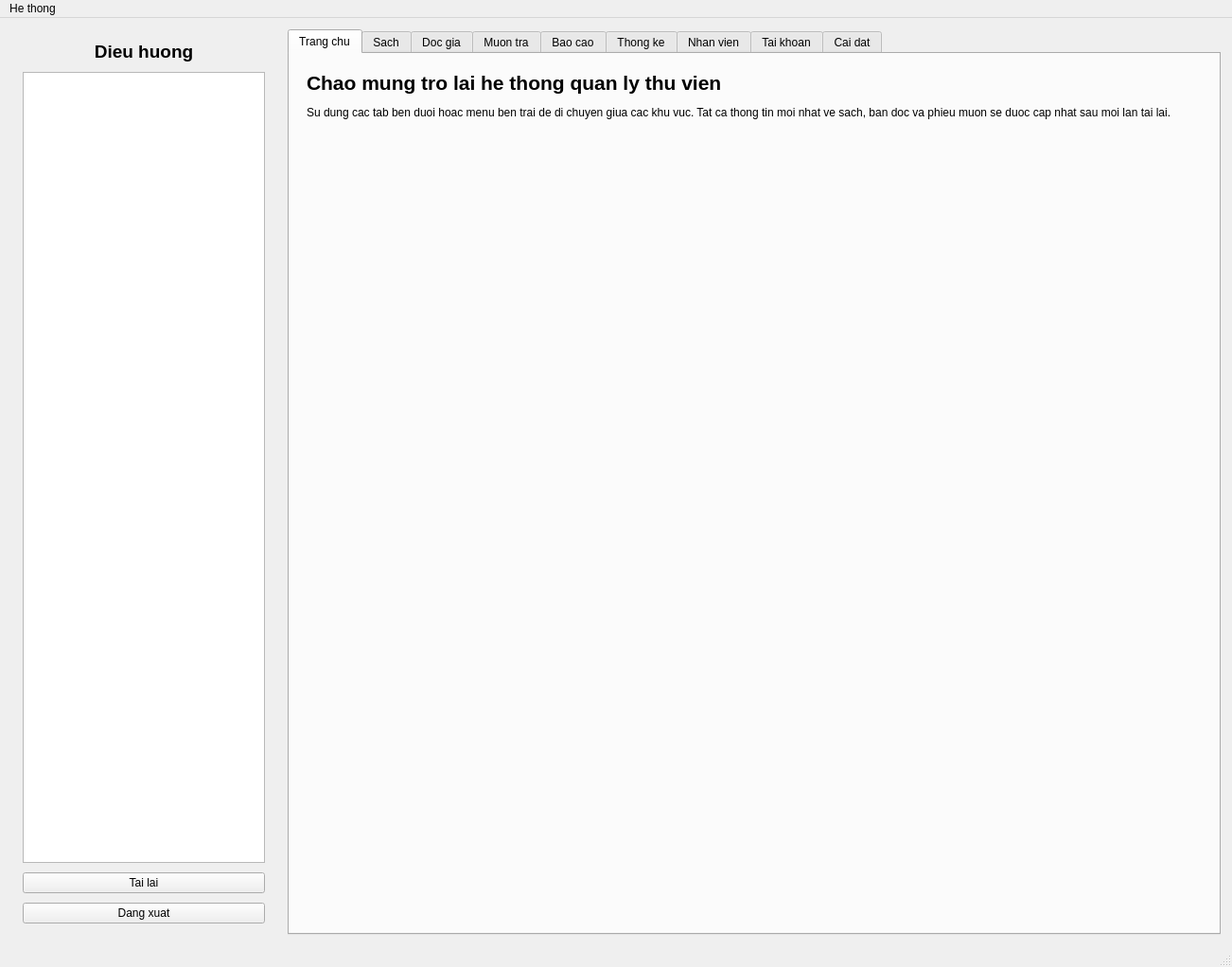
<?xml version="1.0" encoding="UTF-8"?>
<ui version="4.0">
 <class>MainWindow</class>
 <widget class="QMainWindow" name="MainWindow">
  <property name="geometry">
   <rect>
    <x>0</x>
    <y>0</y>
    <width>1302</width>
    <height>1022</height>
   </rect>
  </property>
  <property name="minimumSize">
   <size>
    <width>800</width>
    <height>600</height>
   </size>
  </property>
  <property name="windowTitle">
   <string>HE THONG CHO THUE TRUYEN VA SACH PBL2</string>
  </property>
  <widget class="QWidget" name="centralwidget">
   <layout class="QHBoxLayout" name="centralLayout">
    <property name="spacing">
     <number>12</number>
    </property>
    <property name="leftMargin">
     <number>12</number>
    </property>
    <property name="topMargin">
     <number>12</number>
    </property>
    <property name="rightMargin">
     <number>12</number>
    </property>
    <property name="bottomMargin">
     <number>12</number>
    </property>
    <item>
     <widget class="QFrame" name="navigationPanel">
      <property name="sizePolicy">
       <sizepolicy hsizetype="Fixed" vsizetype="Expanding">
        <horstretch>0</horstretch>
        <verstretch>0</verstretch>
       </sizepolicy>
      </property>
      <property name="frameShape">
       <enum>QFrame::Shape::NoFrame</enum>
      </property>
      <property name="frameShadow">
       <enum>QFrame::Shadow::Plain</enum>
      </property>
      <layout class="QVBoxLayout" name="navigationLayout">
       <property name="spacing">
        <number>10</number>
       </property>
       <property name="leftMargin">
        <number>12</number>
       </property>
       <property name="topMargin">
        <number>12</number>
       </property>
       <property name="rightMargin">
        <number>12</number>
       </property>
       <property name="bottomMargin">
        <number>12</number>
       </property>
       <item>
        <widget class="QLabel" name="navigationTitle">
         <property name="font">
          <font>
           <pointsize>14</pointsize>
           <bold>true</bold>
          </font>
         </property>
         <property name="text">
          <string>Dieu huong</string>
         </property>
         <property name="alignment">
          <set>Qt::AlignmentFlag::AlignCenter</set>
         </property>
        </widget>
       </item>
       <item>
        <widget class="QListWidget" name="navigationList">
         <property name="sizePolicy">
          <sizepolicy hsizetype="Expanding" vsizetype="Expanding">
           <horstretch>0</horstretch>
           <verstretch>0</verstretch>
          </sizepolicy>
         </property>
        </widget>
       </item>
       <item>
        <widget class="QPushButton" name="refreshButton">
         <property name="sizePolicy">
          <sizepolicy hsizetype="Expanding" vsizetype="Fixed">
           <horstretch>0</horstretch>
           <verstretch>0</verstretch>
          </sizepolicy>
         </property>
         <property name="text">
          <string>Tai lai</string>
         </property>
        </widget>
       </item>
       <item>
        <widget class="QPushButton" name="logoutButton">
         <property name="sizePolicy">
          <sizepolicy hsizetype="Expanding" vsizetype="Fixed">
           <horstretch>0</horstretch>
           <verstretch>0</verstretch>
          </sizepolicy>
         </property>
         <property name="text">
          <string>Dang xuat</string>
         </property>
        </widget>
       </item>
      </layout>
     </widget>
    </item>
    <item>
     <widget class="QTabWidget" name="tabs">
      <property name="currentIndex">
       <number>0</number>
      </property>
      <widget class="QWidget" name="homeTab">
       <attribute name="title">
        <string>Trang chu</string>
       </attribute>
       <layout class="QVBoxLayout" name="homeTabLayout">
        <property name="spacing">
         <number>12</number>
        </property>
        <property name="leftMargin">
         <number>18</number>
        </property>
        <property name="topMargin">
         <number>18</number>
        </property>
        <property name="rightMargin">
         <number>18</number>
        </property>
        <property name="bottomMargin">
         <number>18</number>
        </property>
        <item>
         <widget class="QLabel" name="homeTitleLabel">
          <property name="font">
           <font>
            <pointsize>16</pointsize>
            <bold>true</bold>
           </font>
          </property>
          <property name="text">
           <string>Chao mung tro lai he thong quan ly thu vien</string>
          </property>
         </widget>
        </item>
        <item>
         <widget class="QLabel" name="homeHintLabel">
          <property name="text">
           <string>Su dung cac tab ben duoi hoac menu ben trai de di chuyen giua cac khu vuc. Tat ca thong tin moi nhat ve sach, ban doc va phieu muon se duoc cap nhat sau moi lan tai lai.</string>
          </property>
          <property name="wordWrap">
           <bool>true</bool>
          </property>
         </widget>
        </item>
        <item>
         <spacer name="homeSpacer">
          <property name="orientation">
           <enum>Qt::Orientation::Vertical</enum>
          </property>
          <property name="sizeHint" stdset="0">
           <size>
            <width>20</width>
            <height>40</height>
           </size>
          </property>
         </spacer>
        </item>
       </layout>
      </widget>
      <widget class="QWidget" name="booksTab">
       <attribute name="title">
        <string>Sach</string>
       </attribute>
       <layout class="QVBoxLayout" name="booksTabLayout">
        <property name="spacing">
         <number>12</number>
        </property>
        <property name="leftMargin">
         <number>18</number>
        </property>
        <property name="topMargin">
         <number>18</number>
        </property>
        <property name="rightMargin">
         <number>18</number>
        </property>
        <property name="bottomMargin">
         <number>18</number>
        </property>
        <item>
         <widget class="QGroupBox" name="booksFilterGroup">
          <property name="title">
           <string>Bo loc</string>
          </property>
          <layout class="QVBoxLayout" name="booksFilterLayout">
           <property name="spacing">
            <number>10</number>
           </property>
           <property name="leftMargin">
            <number>18</number>
           </property>
           <property name="topMargin">
            <number>18</number>
           </property>
           <property name="rightMargin">
            <number>18</number>
           </property>
           <property name="bottomMargin">
            <number>18</number>
           </property>
           <item>
            <layout class="QHBoxLayout" name="booksFilterRow">
             <property name="spacing">
              <number>10</number>
             </property>
             <item>
              <widget class="QLineEdit" name="bookSearchEdit">
               <property name="placeholderText">
                <string>Tim theo tieu de, tac gia, the loai hoac nha xuat ban</string>
               </property>
              </widget>
             </item>
             <item>
              <widget class="QComboBox" name="bookStatusFilter"/>
             </item>
             <item>
              <widget class="QPushButton" name="bookFilterButton">
               <property name="text">
                <string>Loc</string>
               </property>
              </widget>
             </item>
            </layout>
           </item>
          </layout>
         </widget>
        </item>
        <item>
         <widget class="QListWidget" name="booksList"/>
        </item>
        <item>
         <widget class="QGroupBox" name="booksActionsGroup">
          <property name="title">
           <string>Tac vu</string>
          </property>
          <layout class="QHBoxLayout" name="booksActionsLayout">
           <property name="spacing">
            <number>12</number>
           </property>
           <property name="leftMargin">
            <number>18</number>
           </property>
           <property name="topMargin">
            <number>18</number>
           </property>
           <property name="rightMargin">
            <number>18</number>
           </property>
           <property name="bottomMargin">
            <number>18</number>
           </property>
           <item>
            <widget class="QPushButton" name="addBookButton">
             <property name="text">
              <string>Them sach</string>
             </property>
            </widget>
           </item>
           <item>
            <widget class="QPushButton" name="editBookButton">
             <property name="text">
              <string>Cap nhat</string>
             </property>
            </widget>
           </item>
           <item>
            <widget class="QPushButton" name="deleteBookButton">
             <property name="text">
              <string>Xoa sach</string>
             </property>
            </widget>
           </item>
           <item>
            <widget class="QPushButton" name="restockBookButton">
             <property name="text">
              <string>Nhap hang</string>
             </property>
            </widget>
           </item>
           <item>
            <spacer name="booksActionsSpacer">
             <property name="orientation">
              <enum>Qt::Orientation::Horizontal</enum>
             </property>
             <property name="sizeHint" stdset="0">
              <size>
               <width>40</width>
               <height>20</height>
              </size>
             </property>
            </spacer>
           </item>
          </layout>
         </widget>
        </item>
       </layout>
      </widget>
      <widget class="QWidget" name="readersTab">
       <attribute name="title">
        <string>Doc gia</string>
       </attribute>
       <layout class="QVBoxLayout" name="readersTabLayout">
        <property name="spacing">
         <number>12</number>
        </property>
        <property name="leftMargin">
         <number>18</number>
        </property>
        <property name="topMargin">
         <number>18</number>
        </property>
        <property name="rightMargin">
         <number>18</number>
        </property>
        <property name="bottomMargin">
         <number>18</number>
        </property>
        <item>
         <widget class="QGroupBox" name="readersFilterGroup">
          <property name="title">
           <string>Bo loc</string>
          </property>
          <layout class="QHBoxLayout" name="readersFilterLayout">
           <property name="spacing">
            <number>10</number>
           </property>
           <property name="leftMargin">
            <number>18</number>
           </property>
           <property name="topMargin">
            <number>18</number>
           </property>
           <property name="rightMargin">
            <number>18</number>
           </property>
           <property name="bottomMargin">
            <number>18</number>
           </property>
           <item>
            <widget class="QLineEdit" name="readerSearchEdit">
             <property name="placeholderText">
              <string>Tim doc gia theo ten, ma doc gia, email hoac so dien thoai</string>
             </property>
            </widget>
           </item>
           <item>
            <widget class="QComboBox" name="readerStatusFilter"/>
           </item>
           <item>
            <widget class="QPushButton" name="readerFilterButton">
             <property name="text">
              <string>Loc</string>
             </property>
            </widget>
           </item>
          </layout>
         </widget>
        </item>
        <item>
         <widget class="QListWidget" name="readersList"/>
        </item>
        <item>
         <widget class="QGroupBox" name="readersActionsGroup">
          <property name="title">
           <string>Tac vu</string>
          </property>
          <layout class="QHBoxLayout" name="readersActionsLayout">
           <property name="spacing">
            <number>12</number>
           </property>
           <property name="leftMargin">
            <number>18</number>
           </property>
           <property name="topMargin">
            <number>18</number>
           </property>
           <property name="rightMargin">
            <number>18</number>
           </property>
           <property name="bottomMargin">
            <number>18</number>
           </property>
           <item>
            <widget class="QPushButton" name="addReaderButton">
             <property name="text">
              <string>Them doc gia</string>
             </property>
            </widget>
           </item>
           <item>
            <widget class="QPushButton" name="editReaderButton">
             <property name="text">
              <string>Cap nhat</string>
             </property>
            </widget>
           </item>
           <item>
            <widget class="QPushButton" name="toggleReaderStatusButton">
             <property name="text">
              <string>Tam khoa / Mo khoa</string>
             </property>
            </widget>
           </item>
           <item>
            <widget class="QPushButton" name="deleteReaderButton">
             <property name="text">
              <string>Xoa</string>
             </property>
            </widget>
           </item>
           <item>
            <spacer name="readersActionsSpacer">
             <property name="orientation">
              <enum>Qt::Orientation::Horizontal</enum>
             </property>
             <property name="sizeHint" stdset="0">
              <size>
               <width>40</width>
               <height>20</height>
              </size>
             </property>
            </spacer>
           </item>
          </layout>
         </widget>
        </item>
       </layout>
      </widget>
      <widget class="QWidget" name="loansTab">
       <attribute name="title">
        <string>Muon tra</string>
       </attribute>
       <layout class="QVBoxLayout" name="loansTabLayout">
        <property name="spacing">
         <number>12</number>
        </property>
        <property name="leftMargin">
         <number>18</number>
        </property>
        <property name="topMargin">
         <number>18</number>
        </property>
        <property name="rightMargin">
         <number>18</number>
        </property>
        <property name="bottomMargin">
         <number>18</number>
        </property>
        <item>
         <widget class="QGroupBox" name="loansFilterGroup">
          <property name="title">
           <string>Bo loc</string>
          </property>
          <layout class="QGridLayout" name="loansFilterLayout">
           <property name="leftMargin">
            <number>18</number>
           </property>
           <property name="topMargin">
            <number>18</number>
           </property>
           <property name="rightMargin">
            <number>18</number>
           </property>
           <property name="bottomMargin">
            <number>18</number>
           </property>
           <property name="spacing">
            <number>10</number>
           </property>
           <item row="0" column="0">
            <widget class="QLineEdit" name="loanSearchEdit">
             <property name="placeholderText">
              <string>Tim theo ma muon, ma doc gia hoac ma sach</string>
             </property>
            </widget>
           </item>
           <item row="0" column="1">
            <widget class="QComboBox" name="loanStatusFilter"/>
           </item>
           <item row="0" column="2">
            <widget class="QPushButton" name="loanFilterButton">
             <property name="text">
              <string>Loc</string>
             </property>
            </widget>
           </item>
          </layout>
         </widget>
        </item>
        <item>
         <widget class="QListWidget" name="loansList"/>
        </item>
        <item>
         <widget class="QGroupBox" name="loansActionsGroup">
          <property name="title">
           <string>Tac vu</string>
          </property>
          <layout class="QHBoxLayout" name="loansActionsLayout">
           <property name="spacing">
            <number>12</number>
           </property>
           <property name="leftMargin">
            <number>18</number>
           </property>
           <property name="topMargin">
            <number>18</number>
           </property>
           <property name="rightMargin">
            <number>18</number>
           </property>
           <property name="bottomMargin">
            <number>18</number>
           </property>
           <item>
            <widget class="QPushButton" name="newLoanButton">
             <property name="text">
              <string>Lap phieu muon</string>
             </property>
            </widget>
           </item>
           <item>
            <widget class="QPushButton" name="returnLoanButton">
             <property name="text">
              <string>Danh dau da tra</string>
             </property>
            </widget>
           </item>
           <item>
            <widget class="QPushButton" name="extendLoanButton">
             <property name="text">
              <string>Gia han</string>
             </property>
            </widget>
           </item>
           <item>
            <widget class="QPushButton" name="lostLoanButton">
             <property name="text">
              <string>Mat sach</string>
             </property>
            </widget>
           </item>
           <item>
            <widget class="QPushButton" name="damageLoanButton">
             <property name="text">
              <string>Hu hong</string>
             </property>
            </widget>
           </item>
           <item>
            <widget class="QPushButton" name="deleteLoanButton">
             <property name="text">
              <string>Huy phieu</string>
             </property>
            </widget>
           </item>
           <item>
            <spacer name="loansActionsSpacer">
             <property name="orientation">
              <enum>Qt::Orientation::Horizontal</enum>
             </property>
             <property name="sizeHint" stdset="0">
              <size>
               <width>40</width>
               <height>20</height>
              </size>
             </property>
            </spacer>
           </item>
          </layout>
         </widget>
        </item>
       </layout>
      </widget>
      <widget class="QWidget" name="reportsTab">
       <attribute name="title">
        <string>Bao cao</string>
       </attribute>
       <layout class="QVBoxLayout" name="reportsTabLayout">
        <property name="spacing">
         <number>12</number>
        </property>
        <property name="leftMargin">
         <number>18</number>
        </property>
        <property name="topMargin">
         <number>18</number>
        </property>
        <property name="rightMargin">
         <number>18</number>
        </property>
        <property name="bottomMargin">
         <number>18</number>
        </property>
        <item>
         <widget class="QGroupBox" name="reportsFilterGroup">
          <property name="title">
           <string>Bo loc</string>
          </property>
          <layout class="QGridLayout" name="reportsFilterLayout">
           <property name="leftMargin">
            <number>18</number>
           </property>
           <property name="topMargin">
            <number>18</number>
           </property>
           <property name="rightMargin">
            <number>18</number>
           </property>
           <property name="bottomMargin">
            <number>18</number>
           </property>
           <property name="spacing">
            <number>12</number>
           </property>
           <item row="0" column="0">
            <widget class="QLineEdit" name="reportStaffFilter">
             <property name="placeholderText">
              <string>Tim theo nhan vien xu ly</string>
             </property>
            </widget>
           </item>
           <item row="0" column="1">
            <widget class="QDateEdit" name="reportFromFilter">
             <property name="calendarPopup">
              <bool>true</bool>
             </property>
            </widget>
           </item>
           <item row="0" column="2">
            <widget class="QDateEdit" name="reportToFilter">
             <property name="calendarPopup">
              <bool>true</bool>
             </property>
            </widget>
           </item>
           <item row="0" column="3">
            <widget class="QPushButton" name="reportApplyButton">
             <property name="text">
              <string>Ap dung</string>
             </property>
            </widget>
           </item>
           <item row="0" column="4">
            <widget class="QPushButton" name="reportClearButton">
             <property name="text">
              <string>Xoa loc</string>
             </property>
            </widget>
           </item>
          </layout>
         </widget>
        </item>
        <item>
         <widget class="QListWidget" name="reportsList"/>
        </item>
        <item>
         <widget class="QGroupBox" name="reportsActionsGroup">
          <property name="title">
           <string>Tac vu</string>
          </property>
          <layout class="QHBoxLayout" name="reportsActionsLayout">
           <property name="spacing">
            <number>12</number>
           </property>
           <property name="leftMargin">
            <number>18</number>
           </property>
           <property name="topMargin">
            <number>18</number>
           </property>
           <property name="rightMargin">
            <number>18</number>
           </property>
           <property name="bottomMargin">
            <number>18</number>
           </property>
           <item>
            <widget class="QPushButton" name="submitReportButton">
             <property name="text">
              <string>Lap yeu cau</string>
             </property>
            </widget>
           </item>
           <item>
            <widget class="QPushButton" name="approveReportButton">
             <property name="text">
              <string>Duyet</string>
             </property>
            </widget>
           </item>
           <item>
            <widget class="QPushButton" name="rejectReportButton">
             <property name="text">
              <string>Tu choi</string>
             </property>
            </widget>
           </item>
           <item>
            <spacer name="reportsActionsSpacer">
             <property name="orientation">
              <enum>Qt::Orientation::Horizontal</enum>
             </property>
             <property name="sizeHint" stdset="0">
              <size>
               <width>40</width>
               <height>20</height>
              </size>
             </property>
            </spacer>
           </item>
          </layout>
         </widget>
        </item>
       </layout>
      </widget>
      <widget class="QWidget" name="statsTab">
       <attribute name="title">
        <string>Thong ke</string>
       </attribute>
       <layout class="QVBoxLayout" name="statsTabOuterLayout">
        <property name="spacing">
         <number>0</number>
        </property>
        <property name="leftMargin">
         <number>0</number>
        </property>
        <property name="topMargin">
         <number>0</number>
        </property>
        <property name="rightMargin">
         <number>0</number>
        </property>
        <property name="bottomMargin">
         <number>0</number>
        </property>
        <item>
         <widget class="QScrollArea" name="statsScrollArea">
          <property name="frameShape">
           <enum>QFrame::Shape::NoFrame</enum>
          </property>
          <property name="widgetResizable">
           <bool>true</bool>
          </property>
          <widget class="QWidget" name="statsScrollContent">
           <property name="geometry">
            <rect>
             <x>0</x>
             <y>0</y>
             <width>991</width>
             <height>822</height>
            </rect>
           </property>
           <layout class="QVBoxLayout" name="statsTabLayout">
            <property name="spacing">
             <number>10</number>
            </property>
            <property name="leftMargin">
             <number>12</number>
            </property>
            <property name="topMargin">
             <number>12</number>
            </property>
            <property name="rightMargin">
             <number>12</number>
            </property>
            <property name="bottomMargin">
             <number>12</number>
            </property>
            <item>
             <widget class="QGroupBox" name="statsFilterGroup">
              <property name="sizePolicy">
               <sizepolicy hsizetype="Expanding" vsizetype="Maximum">
                <horstretch>0</horstretch>
                <verstretch>0</verstretch>
               </sizepolicy>
              </property>
              <property name="title">
               <string>Bo loc</string>
              </property>
              <layout class="QHBoxLayout" name="statsFilterLayout">
               <property name="spacing">
                <number>12</number>
               </property>
               <item>
                <widget class="QLabel" name="timePeriodLabel">
                 <property name="font">
                  <font>
                   <pointsize>11</pointsize>
                   <bold>true</bold>
                  </font>
                 </property>
                 <property name="text">
                  <string>Thoi gian:</string>
                 </property>
                </widget>
               </item>
               <item>
                <widget class="QComboBox" name="timePeriodCombo">
                 <property name="minimumSize">
                  <size>
                   <width>150</width>
                   <height>0</height>
                  </size>
                 </property>
                 <item>
                  <property name="text">
                   <string>Tuan nay</string>
                  </property>
                 </item>
                 <item>
                  <property name="text">
                   <string>Thang nay</string>
                  </property>
                 </item>
                 <item>
                  <property name="text">
                   <string>Nam nay</string>
                  </property>
                 </item>
                 <item>
                  <property name="text">
                   <string>Tat ca</string>
                  </property>
                 </item>
                </widget>
               </item>
               <item>
                <widget class="QPushButton" name="applyFilterButton">
                 <property name="text">
                  <string>Ap dung</string>
                 </property>
                </widget>
               </item>
               <item>
                <spacer>
                 <property name="orientation">
                  <enum>Qt::Orientation::Horizontal</enum>
                 </property>
                 <property name="sizeHint" stdset="0">
                  <size>
                   <width>40</width>
                   <height>20</height>
                  </size>
                 </property>
                </spacer>
               </item>
              </layout>
             </widget>
            </item>
           </layout>
          </widget>
         </widget>
        </item>
       </layout>
      </widget>
      <widget class="QWidget" name="staffsTab">
       <attribute name="title">
        <string>Nhan vien</string>
       </attribute>
       <layout class="QVBoxLayout" name="staffsTabLayout">
        <property name="spacing">
         <number>12</number>
        </property>
        <property name="leftMargin">
         <number>18</number>
        </property>
        <property name="topMargin">
         <number>18</number>
        </property>
        <property name="rightMargin">
         <number>18</number>
        </property>
        <property name="bottomMargin">
         <number>18</number>
        </property>
        <item>
         <widget class="QGroupBox" name="staffsFilterGroup">
          <property name="title">
           <string>Bo loc</string>
          </property>
          <layout class="QHBoxLayout" name="staffsFilterLayout">
           <property name="spacing">
            <number>10</number>
           </property>
           <property name="leftMargin">
            <number>18</number>
           </property>
           <property name="topMargin">
            <number>18</number>
           </property>
           <property name="rightMargin">
            <number>18</number>
           </property>
           <property name="bottomMargin">
            <number>18</number>
           </property>
           <item>
            <widget class="QLineEdit" name="staffSearchEdit">
             <property name="placeholderText">
              <string>Tim nhan vien theo ten, ma nhan vien hoac chuc vu</string>
             </property>
            </widget>
           </item>
           <item>
            <widget class="QComboBox" name="staffStatusFilter"/>
           </item>
           <item>
            <widget class="QPushButton" name="staffFilterButton">
             <property name="text">
              <string>Loc</string>
             </property>
            </widget>
           </item>
          </layout>
         </widget>
        </item>
        <item>
         <widget class="QListWidget" name="staffsList"/>
        </item>
        <item>
         <widget class="QGroupBox" name="staffsActionsGroup">
          <property name="title">
           <string>Tac vu</string>
          </property>
          <layout class="QHBoxLayout" name="staffsActionsLayout">
           <property name="spacing">
            <number>12</number>
           </property>
           <property name="leftMargin">
            <number>18</number>
           </property>
           <property name="topMargin">
            <number>18</number>
           </property>
           <property name="rightMargin">
            <number>18</number>
           </property>
           <property name="bottomMargin">
            <number>18</number>
           </property>
           <item>
            <widget class="QPushButton" name="addStaffButton">
             <property name="text">
              <string>Them nhan vien</string>
             </property>
            </widget>
           </item>
           <item>
            <widget class="QPushButton" name="editStaffButton">
             <property name="text">
              <string>Cap nhat</string>
             </property>
            </widget>
           </item>
           <item>
            <widget class="QPushButton" name="deleteStaffButton">
             <property name="text">
              <string>Xoa</string>
             </property>
            </widget>
           </item>
           <item>
            <widget class="QPushButton" name="toggleStaffStatusButton">
             <property name="text">
              <string>Chuyen trang thai</string>
             </property>
            </widget>
           </item>
           <item>
            <spacer name="staffsActionsSpacer">
             <property name="orientation">
              <enum>Qt::Orientation::Horizontal</enum>
             </property>
             <property name="sizeHint" stdset="0">
              <size>
               <width>40</width>
               <height>20</height>
              </size>
             </property>
            </spacer>
           </item>
          </layout>
         </widget>
        </item>
       </layout>
      </widget>
      <widget class="QWidget" name="accountsTab">
       <attribute name="title">
        <string>Tai khoan</string>
       </attribute>
       <layout class="QVBoxLayout" name="accountsTabLayout">
        <property name="spacing">
         <number>12</number>
        </property>
        <property name="leftMargin">
         <number>18</number>
        </property>
        <property name="topMargin">
         <number>18</number>
        </property>
        <property name="rightMargin">
         <number>18</number>
        </property>
        <property name="bottomMargin">
         <number>18</number>
        </property>
        <item>
         <widget class="QListWidget" name="accountsList"/>
        </item>
        <item>
         <widget class="QGroupBox" name="accountsActionsGroup">
          <property name="title">
           <string>Tac vu</string>
          </property>
          <layout class="QHBoxLayout" name="accountsActionsLayout">
           <property name="spacing">
            <number>12</number>
           </property>
           <property name="leftMargin">
            <number>18</number>
           </property>
           <property name="topMargin">
            <number>18</number>
           </property>
           <property name="rightMargin">
            <number>18</number>
           </property>
           <property name="bottomMargin">
            <number>18</number>
           </property>
           <item>
            <widget class="QPushButton" name="addAccountButton">
             <property name="text">
              <string>Them tai khoan</string>
             </property>
            </widget>
           </item>
           <item>
            <widget class="QPushButton" name="resetPasswordButton">
             <property name="text">
              <string>Dat lai mat khau</string>
             </property>
            </widget>
           </item>
           <item>
            <widget class="QPushButton" name="toggleAccountButton">
             <property name="text">
              <string>Kich hoat / Vo hieu</string>
             </property>
            </widget>
           </item>
           <item>
            <widget class="QPushButton" name="deleteAccountButton">
             <property name="text">
              <string>Xoa tai khoan</string>
             </property>
            </widget>
           </item>
           <item>
            <spacer name="accountsActionsSpacer">
             <property name="orientation">
              <enum>Qt::Orientation::Horizontal</enum>
             </property>
             <property name="sizeHint" stdset="0">
              <size>
               <width>40</width>
               <height>20</height>
              </size>
             </property>
            </spacer>
           </item>
          </layout>
         </widget>
        </item>
       </layout>
      </widget>
      <widget class="QWidget" name="settingsTab">
       <attribute name="title">
        <string>Cai dat</string>
       </attribute>
       <layout class="QVBoxLayout" name="settingsTabLayout">
        <property name="spacing">
         <number>12</number>
        </property>
        <property name="leftMargin">
         <number>18</number>
        </property>
        <property name="topMargin">
         <number>18</number>
        </property>
        <property name="rightMargin">
         <number>18</number>
        </property>
        <property name="bottomMargin">
         <number>18</number>
        </property>
        <item>
         <widget class="QGroupBox" name="settingsGroup">
          <property name="title">
           <string>Thiet lap he thong</string>
          </property>
          <layout class="QGridLayout" name="settingsLayout">
           <property name="leftMargin">
            <number>24</number>
           </property>
           <property name="topMargin">
            <number>24</number>
           </property>
           <property name="rightMargin">
            <number>24</number>
           </property>
           <property name="bottomMargin">
            <number>24</number>
           </property>
           <property name="spacing">
            <number>16</number>
           </property>
           <item row="0" column="0">
            <widget class="QLabel" name="maxBorrowDaysLabel">
             <property name="text">
              <string>So ngay muon toi da</string>
             </property>
            </widget>
           </item>
           <item row="0" column="1">
            <widget class="QSpinBox" name="maxBorrowDaysSpin"/>
           </item>
           <item row="1" column="0">
            <widget class="QLabel" name="finePerDayLabel">
             <property name="text">
              <string>Tien phat moi ngay</string>
             </property>
            </widget>
           </item>
           <item row="1" column="1">
            <widget class="QSpinBox" name="finePerDaySpin"/>
           </item>
           <item row="2" column="0">
            <widget class="QLabel" name="maxBooksPerReaderLabel">
             <property name="text">
              <string>So sach toi da moi doc gia</string>
             </property>
            </widget>
           </item>
           <item row="2" column="1">
            <widget class="QSpinBox" name="maxBooksPerReaderSpin"/>
           </item>
           <item row="3" column="0" colspan="2">
            <widget class="QPushButton" name="saveConfigButton">
             <property name="text">
              <string>Luu cau hinh</string>
             </property>
            </widget>
           </item>
          </layout>
         </widget>
        </item>
       </layout>
      </widget>
     </widget>
    </item>
   </layout>
  </widget>
  <widget class="QMenuBar" name="menubar">
   <property name="geometry">
    <rect>
     <x>0</x>
     <y>0</y>
     <width>1313</width>
     <height>37</height>
    </rect>
   </property>
   <widget class="QMenu" name="menuSystem">
    <property name="title">
     <string>He thong</string>
    </property>
    <addaction name="refreshAction"/>
    <addaction name="logoutAction"/>
   </widget>
   <addaction name="menuSystem"/>
  </widget>
  <widget class="QStatusBar" name="statusbar"/>
  <action name="refreshAction">
   <property name="text">
    <string>Reset</string>
   </property>
  </action>
  <action name="logoutAction">
   <property name="text">
    <string>Logout</string>
   </property>
  </action>
 </widget>
 <customwidgets>
  <customwidget>
   <class>StatsChart</class>
   <extends>QWidget</extends>
   <header>StatsChart.h</header>
  </customwidget>
 </customwidgets>
 <resources/>
 <connections/>
</ui>
